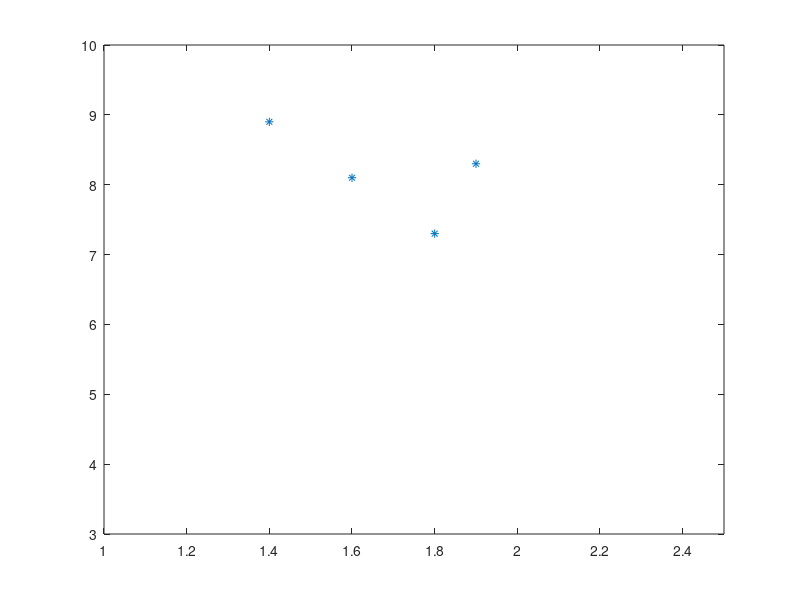
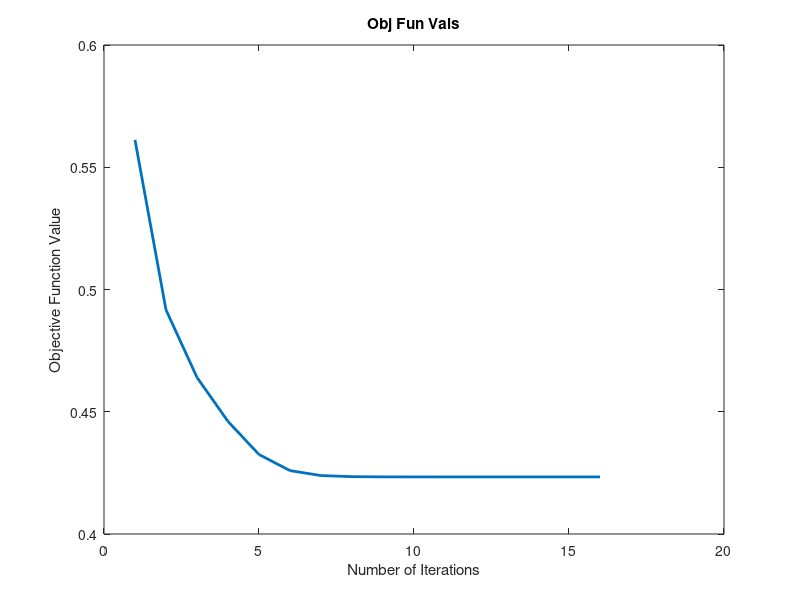
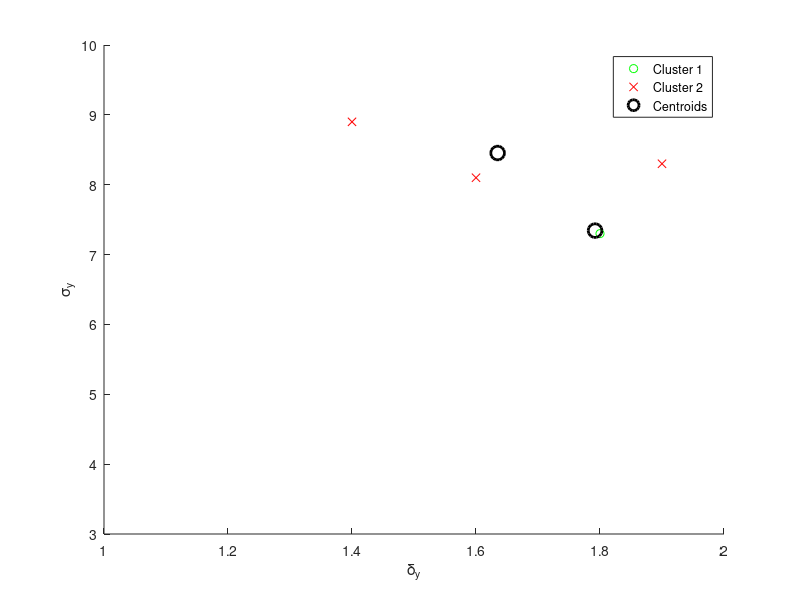

Reproduce these figures in MATLAB, in order.
% ###################################################################
% ####                                                            ###
% ####            Adekunle Adebisi HW 6 C_means                   ###
% ###################################################################

clc
clf 
clear
close all


X = [1.4 1.6 1.8 1.9;8.9 8.1 7.3 8.3]';

figure(1)
plot(X(:,1),X(:,2),'*')
xlim([1 2.5])
ylim([3 10])

[center, U, objFcn] = fcm(X,2);
%--------------------------------------------------------------------------
%--------------------------------------------------------------------------
figure
plot(objFcn, 'linewidth', 2)
title('Obj Fun Vals')
xlabel('Number of Iterations')
ylabel('Objective Function Value')

%----------------------------------------------------------------------
maxU = max(U);
index1 = find(U(1, :) == maxU);
index2 = find(U(2, :) == maxU);
figure
line(X(index1, 1), X(index1, 2), 'linestyle', 'none', 'marker', 'o', 'color', 'g');
line(X(index2, 1), X(index2, 2), 'linestyle', 'none', 'marker', 'x', 'color', 'r');
hold on

plot(center(1,1), center(1,2), 'ko', 'markersize', 10, 'Linewidth', 2)
plot(center(2,1), center(2,2), 'ko', 'markersize', 10, 'Linewidth', 2)
xlim([1 2])
ylim([3 10])
ylabel('\sigma_y')
xlabel('\delta_y')
legend('Cluster 1','Cluster 2','Centroids','Location','Best')



